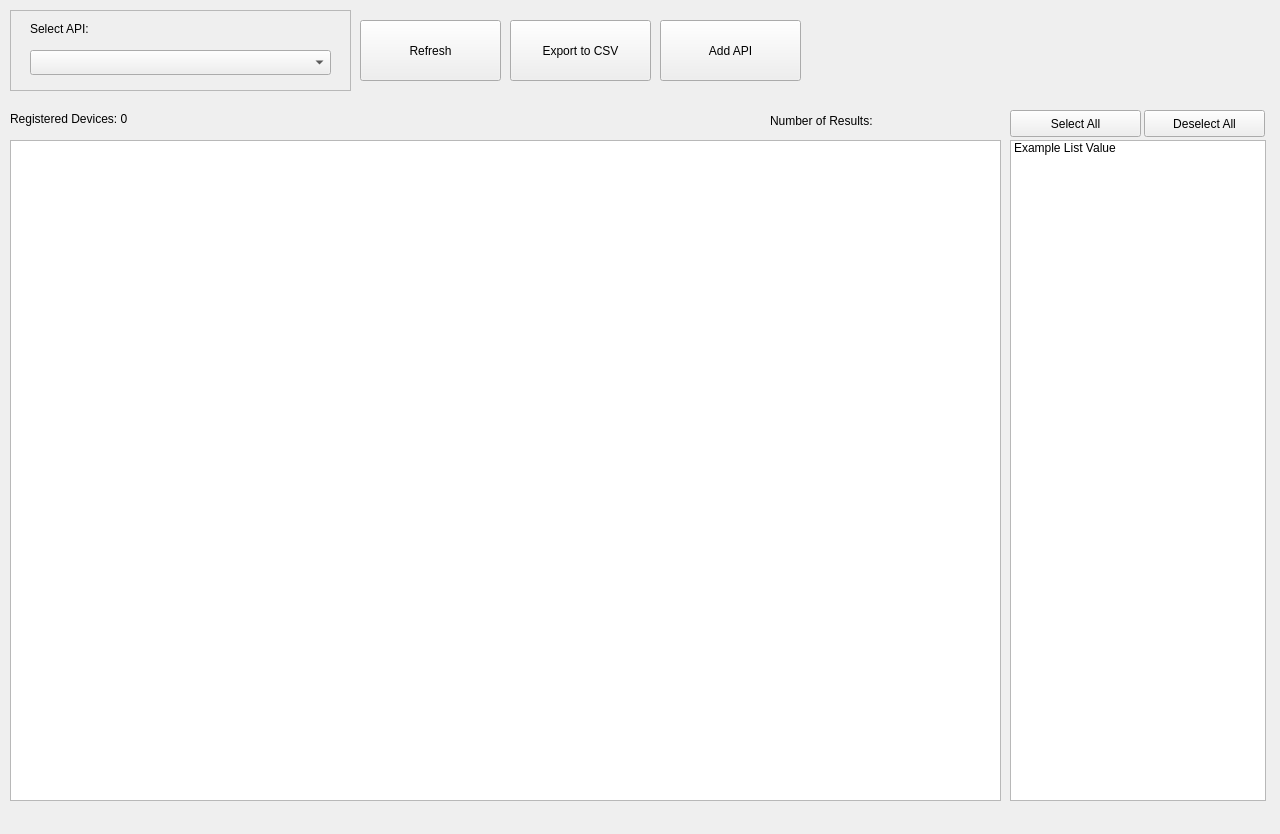
<?xml version="1.0" encoding="UTF-8"?>
<ui version="4.0">
 <class>MainWindow</class>
 <widget class="QMainWindow" name="MainWindow">
  <property name="geometry">
   <rect>
    <x>0</x>
    <y>0</y>
    <width>1280</width>
    <height>834</height>
   </rect>
  </property>
  <property name="windowTitle">
   <string>MainWindow</string>
  </property>
  <widget class="QWidget" name="centralwidget">
   <widget class="QLabel" name="NumFoundLabel">
    <property name="geometry">
     <rect>
      <x>770</x>
      <y>110</y>
      <width>221</width>
      <height>21</height>
     </rect>
    </property>
    <property name="text">
     <string>Number of Results:</string>
    </property>
   </widget>
   <widget class="QTableView" name="DevicesTable">
    <property name="geometry">
     <rect>
      <x>10</x>
      <y>140</y>
      <width>991</width>
      <height>661</height>
     </rect>
    </property>
    <property name="toolTipDuration" stdset="0">
     <number>0</number>
    </property>
   </widget>
   <widget class="QPushButton" name="Refresh">
    <property name="geometry">
     <rect>
      <x>360</x>
      <y>20</y>
      <width>141</width>
      <height>61</height>
     </rect>
    </property>
    <property name="text">
     <string>Refresh</string>
    </property>
   </widget>
   <widget class="QListWidget" name="ColumnList">
    <property name="geometry">
     <rect>
      <x>1010</x>
      <y>140</y>
      <width>256</width>
      <height>661</height>
     </rect>
    </property>
    <item>
     <property name="text">
      <string>Example List Value</string>
     </property>
     <property name="checkState">
      <enum>Unchecked</enum>
     </property>
     <property name="flags">
      <set>ItemIsSelectable|ItemIsUserCheckable|ItemIsEnabled</set>
     </property>
    </item>
   </widget>
   <widget class="QPushButton" name="SelectAll">
    <property name="geometry">
     <rect>
      <x>1010</x>
      <y>110</y>
      <width>131</width>
      <height>27</height>
     </rect>
    </property>
    <property name="text">
     <string>Select All</string>
    </property>
   </widget>
   <widget class="QPushButton" name="DeslectAll">
    <property name="geometry">
     <rect>
      <x>1144</x>
      <y>110</y>
      <width>121</width>
      <height>27</height>
     </rect>
    </property>
    <property name="text">
     <string>Deselect All</string>
    </property>
   </widget>
   <widget class="QLabel" name="label">
    <property name="geometry">
     <rect>
      <x>10</x>
      <y>110</y>
      <width>201</width>
      <height>17</height>
     </rect>
    </property>
    <property name="text">
     <string>Registered Devices: 0</string>
    </property>
   </widget>
   <widget class="QPushButton" name="Export">
    <property name="geometry">
     <rect>
      <x>510</x>
      <y>20</y>
      <width>141</width>
      <height>61</height>
     </rect>
    </property>
    <property name="text">
     <string>Export to CSV</string>
    </property>
   </widget>
   <widget class="QFrame" name="APIFrame">
    <property name="geometry">
     <rect>
      <x>10</x>
      <y>10</y>
      <width>341</width>
      <height>81</height>
     </rect>
    </property>
    <property name="frameShape">
     <enum>QFrame::StyledPanel</enum>
    </property>
    <property name="frameShadow">
     <enum>QFrame::Raised</enum>
    </property>
    <widget class="QComboBox" name="APIComboBox">
     <property name="geometry">
      <rect>
       <x>20</x>
       <y>40</y>
       <width>301</width>
       <height>25</height>
      </rect>
     </property>
     <property name="editable">
      <bool>false</bool>
     </property>
     <property name="currentText" stdset="0">
      <string/>
     </property>
    </widget>
    <widget class="QLabel" name="APITitle">
     <property name="geometry">
      <rect>
       <x>20</x>
       <y>10</y>
       <width>81</width>
       <height>17</height>
      </rect>
     </property>
     <property name="text">
      <string>Select API:</string>
     </property>
    </widget>
   </widget>
   <widget class="QPushButton" name="AddAPIBtn">
    <property name="geometry">
     <rect>
      <x>660</x>
      <y>20</y>
      <width>141</width>
      <height>61</height>
     </rect>
    </property>
    <property name="text">
     <string>Add API</string>
    </property>
   </widget>
  </widget>
 </widget>
 <resources/>
 <connections/>
</ui>
